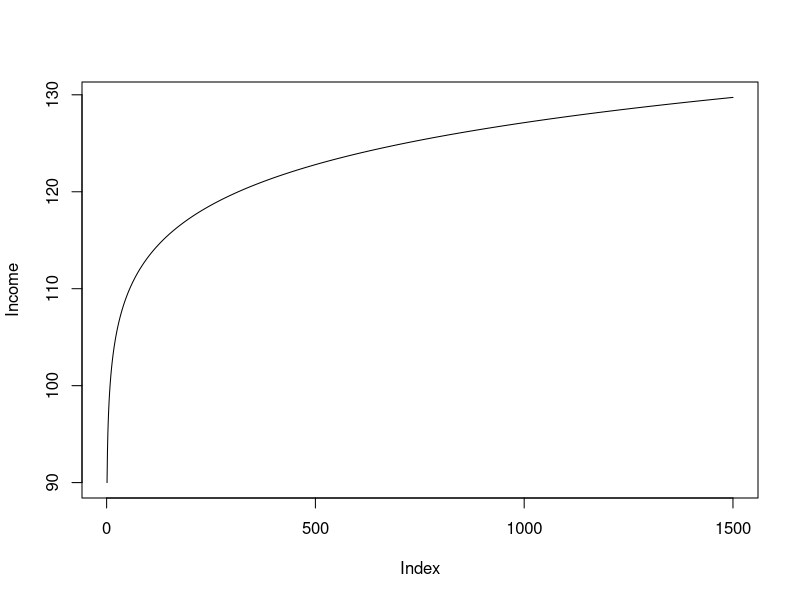
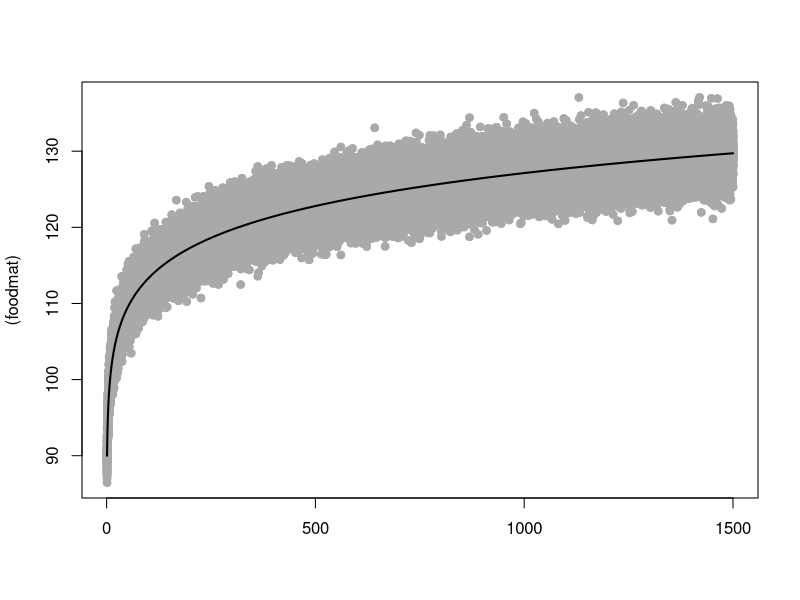
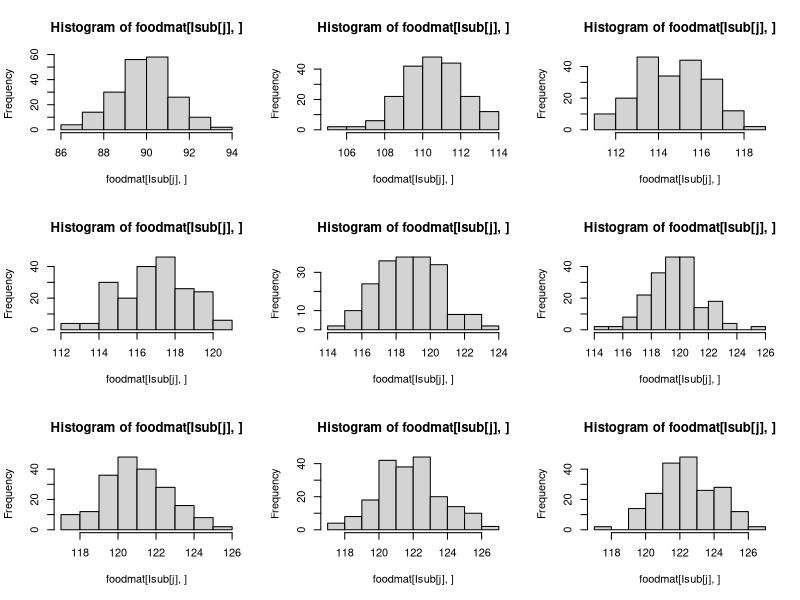
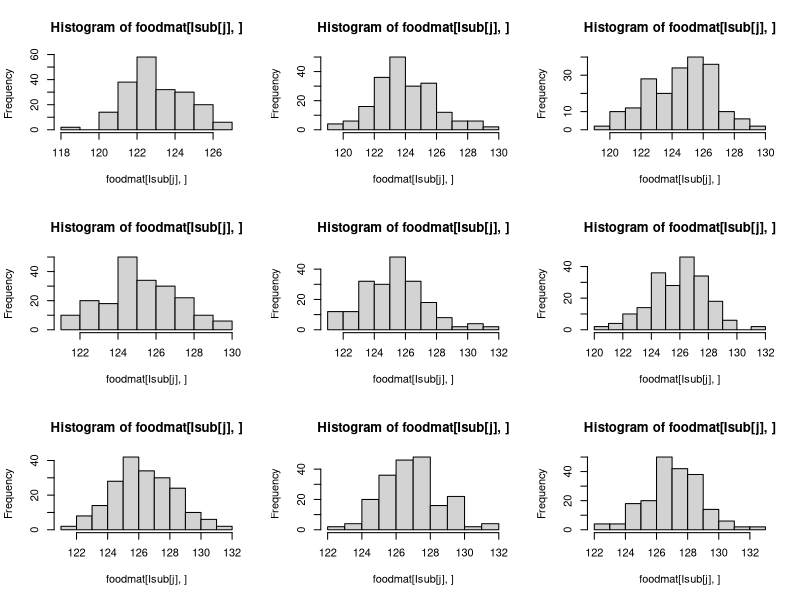
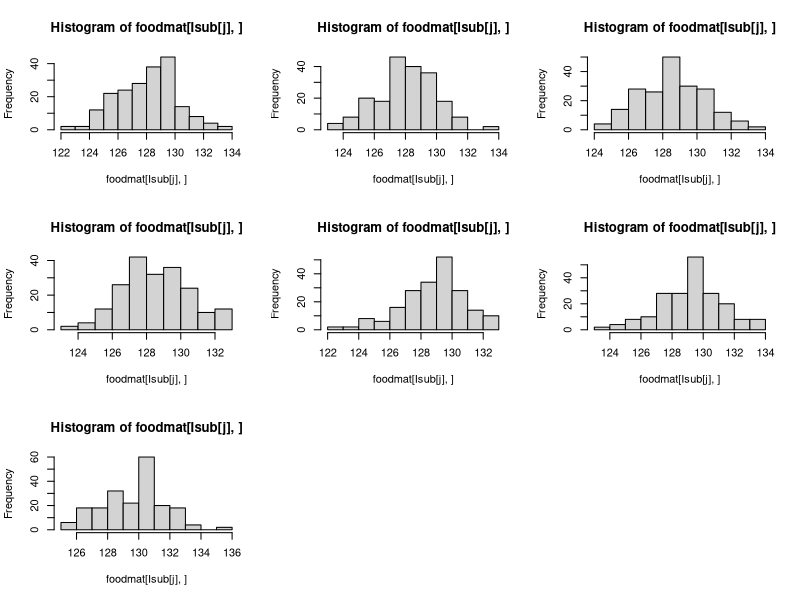

Reproduce these figures in R, in order.
 
 
 Mass=1:1500
phi_a <- 3 #from table 2.2 in Andersen book
K_c <- 10 #from table 2.2, this is averaged over "all" - so PP in stomach of all preds and preys have a MR of 1224 independently of body size - but htis is something that changes with ecosystem according to KAPPA, eg less in deep sea, more in upwelling
lam <- 1.95
Kappa=3
 
Income = Kappa*phi_a*K_c*Mass^(0.05) #this describes the scaling with size and ecostystem richness
 
plot(Income, type="l")



foodmat <- matrix(nrow = 1500, ncol=200)

for (i in 1:1500) {
  foodmat[i, ] <- rnorm(100, mean=Income[i], sd=0.015*Income[i])
  
}
  
 matplot((foodmat), type="p", pch=19, col="darkgray")
 lines(Income, lwd=2)
 
 par(mfrow=c(3, 3))
 Isub=seq(1, 1500, 60)
 for (j in 1:25) {
 hist(foodmat[Isub[j], ])
   
 }
 
 
 